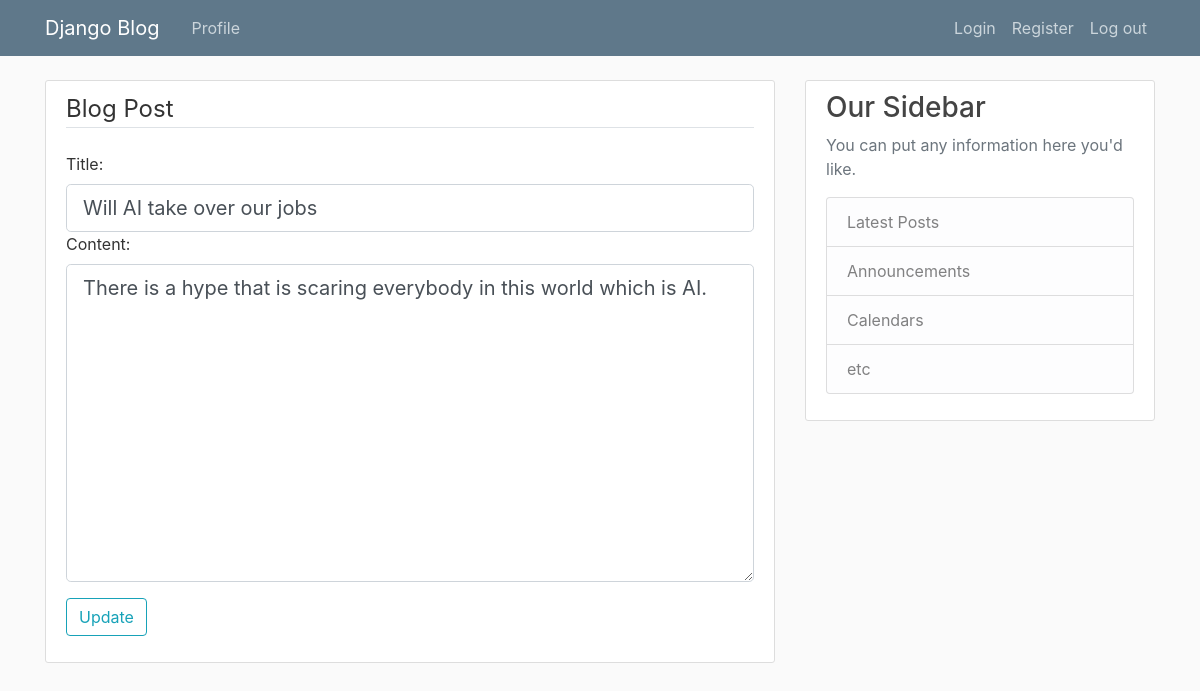
/update/1 (signed in), run on the app's committed database.
### blog/models.py (models this page shows)
class Post(models.Model):
    title = models.CharField(max_length=255)
    content = models.TextField()
    author = models.ForeignKey(User, on_delete=models.CASCADE, null=True, blank=True)
    data = models.DateField(auto_now_add=True)

### blog/views.py (the view)
# urls.py: path('update/<int:pk>', views.update_post, name='update-post'),
@login_required
def update_post(request, pk):
    post = Post.objects.get(pk=pk)
    if request.method == "POST":
        form = PostForm(request.POST, instance=post)
        if form.is_valid():
            form.save()
            return redirect(f"http://127.0.0.1:8000/post/{post.pk}")
    form = PostForm(instance=post)
    return render(request, "updatePost.html", {"form":form})

### blog/forms.py
class PostForm(ModelForm):
    def __init__(self, *args, **kwargs):
        super().__init__(*args, **kwargs)
        self.fields['content'].widget.attrs['class'] = 'form-control form-control-lg'
        self.fields['title'].widget.attrs['class'] = 'form-control form-control-lg'
    class Meta:
        model = Post
        fields = ['title', 'content']

### blog/templates/updatePost.html (shortened to what this page needs)
{% extends "base.html" %}
{% block content %}
    <div class="content-section">
        <form method="POST">
            <fieldset class="form-group">
                <legend class="border-bottom mb-4">Blog Post</legend>
                {{ form }}
            </fieldset>
            <div class="form-group">
                <button class="btn btn-outline-info" type="submit">Update</button>
            </div>
        </form>
    </div>
{% endblock content %}

### blog/static/blog/main.css (style rules this page uses)
body { background: #fafafa; color: #333333; margin-top: 5rem; }
.content-section { background: #ffffff; padding: 10px 20px; border: 1px solid #dddddd; border-radius: 3px; margin-bottom: 20px; }

### data on the page
Post: title "Will AI take over our jobs", content "There is a hype that is scaring everybody in this world which is AI."
